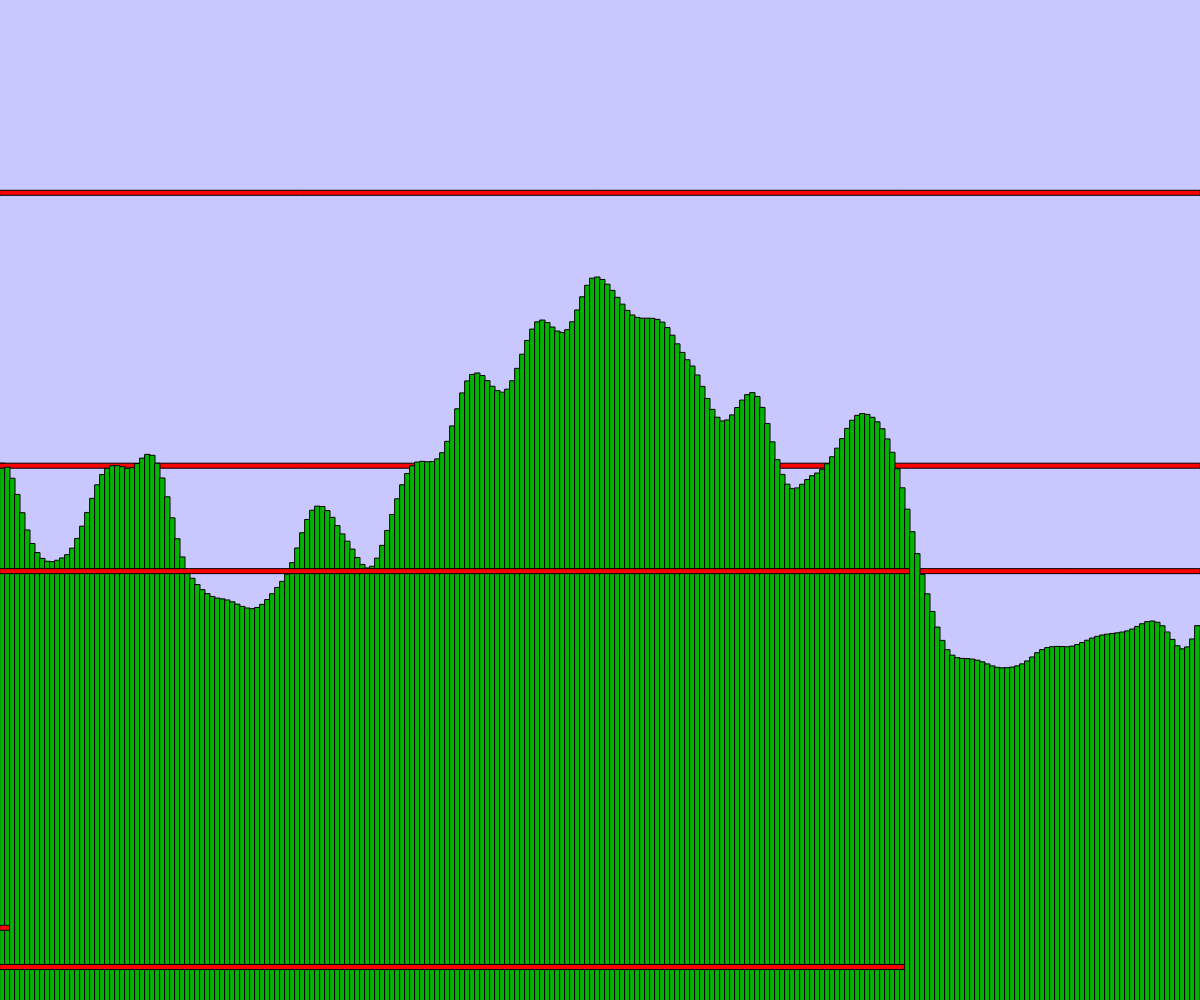
Frame 1 (no input)
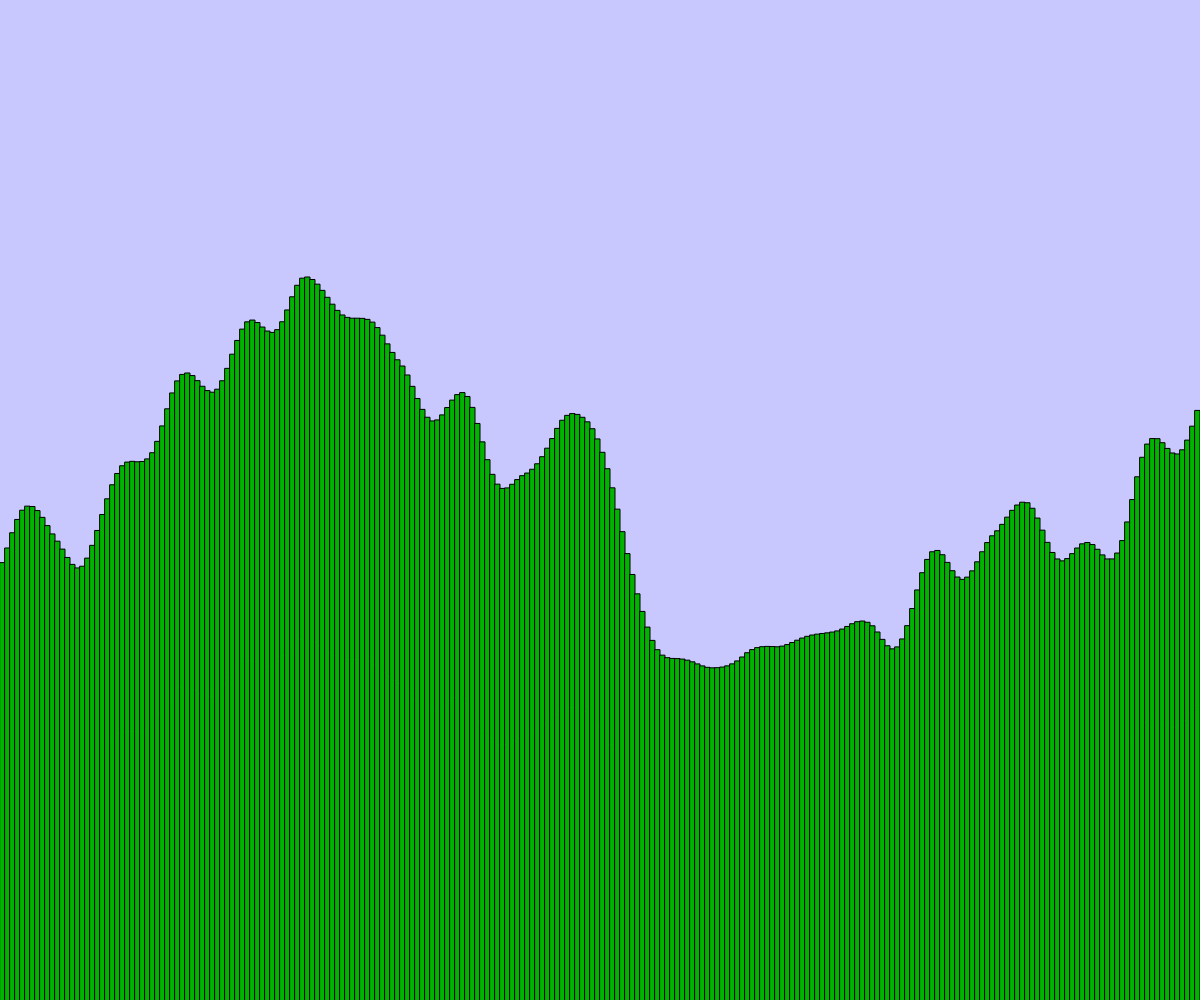
Frame 60 (no input)
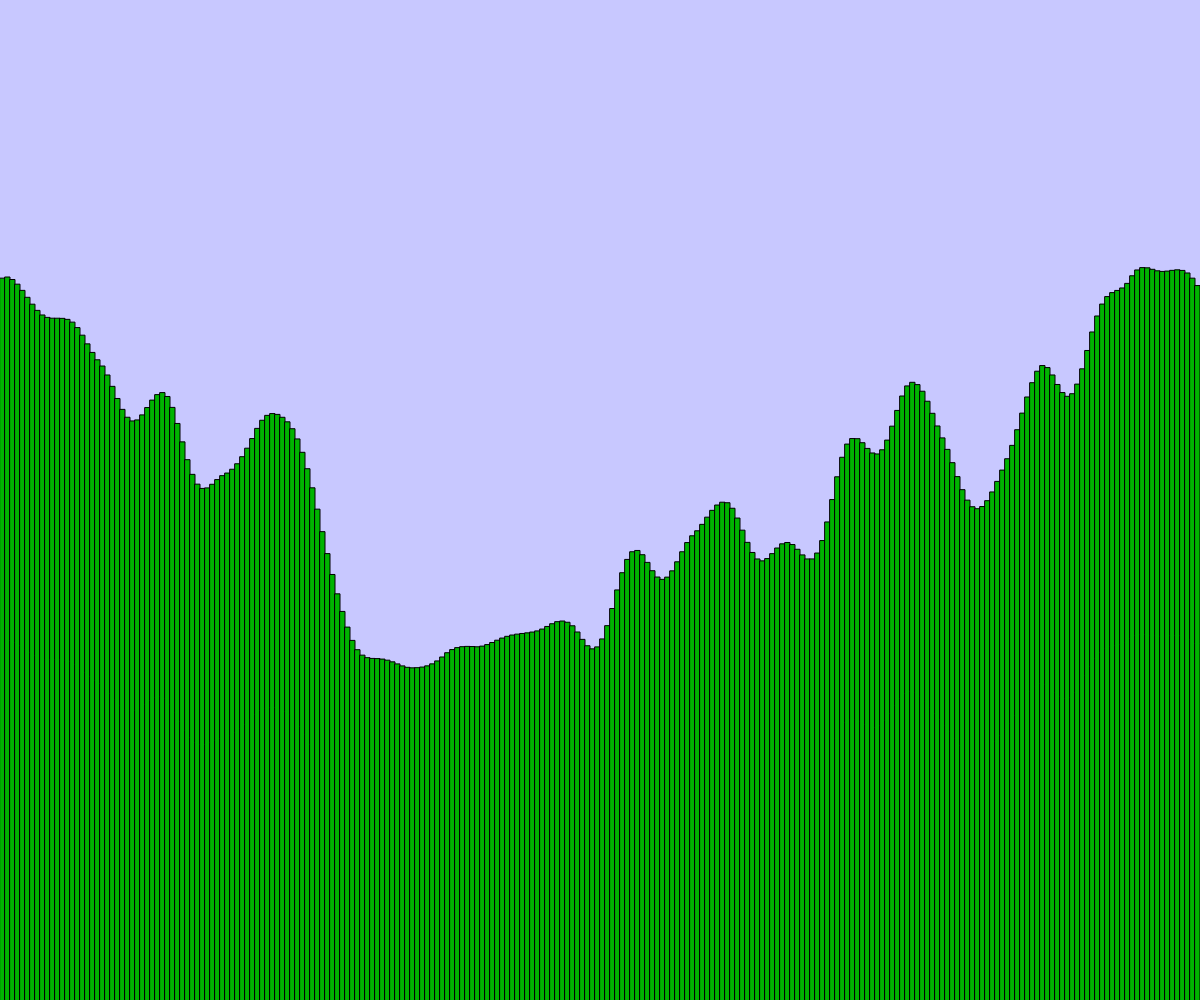
Frame 120 (the mouse pressed at the canvas centre since frame 60)

The p5.js sketch that drew these frames (run headless with seeded random() and noise() and a simulated clock; from frame 60 on, the mouse is pressed at the canvas centre):

// p5.js sketch
// ── sketch.js
// Elijah Biebrick
// Perlin Noise Generation
// October 1st, 2026
// Make a randomly generated world with perlin noise

let pTime = 10;
let pSpeed = 0.02;
let pStart = pTime;
let coolX = 5;
let x;
let average = 0;

async function setup() {
  createCanvas(windowWidth, windowHeight);
}

function draw() {
  noStroke;
  background(200, 200, 255);
  generateTerrain();
  pTime = pStart;
  pStart += pSpeed;
}

function generateTerrain(){
  for(x = 0; x < width; x += coolX){
    let h = noise(pTime);
    h = map(h, 0, 1, 0, height);
    fill(0, 180, 0);
    rect(x, h, coolX, height);
    average += h;
    average -= x;
    fill(255, 0, 0);
    rect(0, average, width, 5);
    pTime += pSpeed;
  }
}

function keyPressed(){
  if (keyCode === 37){
    if (coolX > 2){
      coolX--;
    }
  }
  else if (keyCode === 39){
    coolX++;
  }
}
